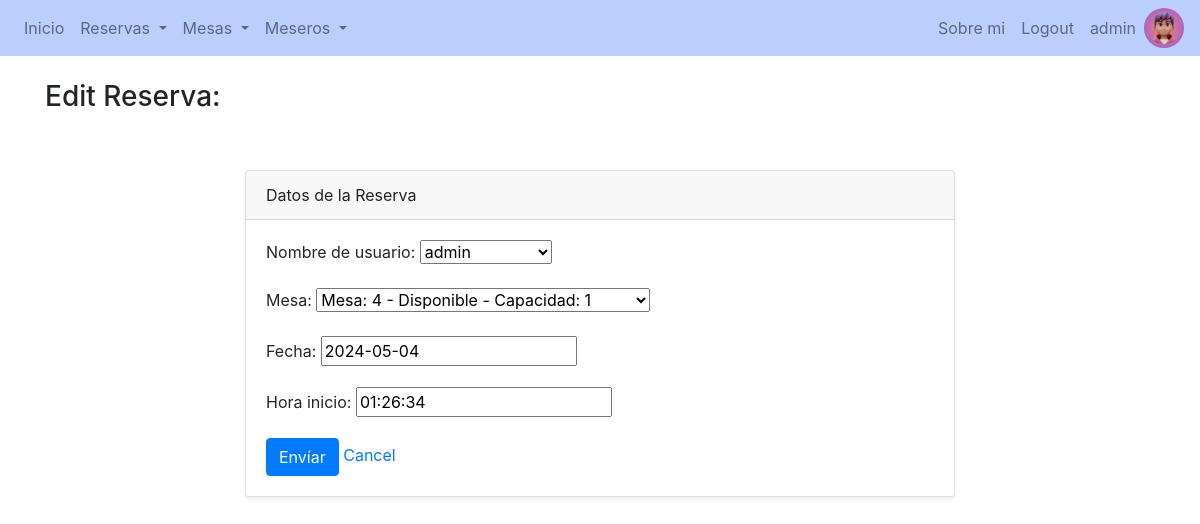
Screenshot of /restaurant/reserva/6/update (signed in) with the database file from the repository.
### Restaurant/models.py (models this page shows, shortened)
class Avatar(models.Model):
    user = models.OneToOneField(User, on_delete=models.CASCADE, related_name="avatar")
    image = models.ImageField(upload_to="avatars/")

class Reserva(models.Model):
    nombre_de_usuario = models.ForeignKey(User,on_delete=models.CASCADE )
    mesa = models.ForeignKey(Mesa, on_delete=models.CASCADE, related_name='reservas')
    fecha = models.DateField(default=timezone.now)
    hora_inicio = models.TimeField(default=timezone.now)

### Restaurant/views.py (the view)
# urls.py: path("reserva/<int:pk>/update", ReservaUpdateView.as_view(), name="reserva-update"),
class ReservaUpdateView(LoginRequiredMixin,UpdateView):
    model = Reserva
    template_name = 'Restaurant/reserva_form.html'
    fields = ['nombre_de_usuario', 'mesa', 'fecha', "hora_inicio"]
    context_object_name = 'reserva'
    success_url = reverse_lazy('reserva-lista')

### Restaurant/models.py (called while the page is built)
    def __str__(self):
        return f"Mesa: {self.numero} - {'Disponible' if self.disponible else 'No Disponible'} - Capacidad: {self.capacidad}"

### Restaurant/templates/Restaurant/reserva_form.html (shortened to what this page needs)
{% extends 'Restaurant/base.html' %}
{% block content %}
<h3>{% if object %}Edit Reserva: {{ object.nombre }}{% else %}New Reserva{% endif %}</h3>
    <section class="py-5">
        <div class="container">
            <div class="row">
                <div class="col-lg-8 mx-auto">
                    <div class="card shadow-sm">
                        <div class="card-header">
                            Datos de la Reserva
                        </div>
                        <div class="card-body">
                            <form method="post">
                                {{ form.as_p }}
                                <button type="submit" class="btn btn-primary">Envíar</button>
                                <a href="{% url 'crear-reserva' %}">Cancel</a>
                            </form>
                        </div>
                    </div>
                </div>
            </div>
        </div>
    </section>
{% endblock %}

### Restaurant/templates/Restaurant/base.html (shortened to what this page needs)
{% load static %}
<!DOCTYPE html>
<html lang="en">
<head>
    <link rel="stylesheet" href="{% static 'Restaurant/bootstrap.css' %}">
</head>
<body>
    <nav class="navbar navbar-expand-lg navbar-light" style="background-color:#BACEFF">
        <div class="collapse navbar-collapse" id="navbarNav">
            <ul class="navbar-nav">
                <li class="nav-item">
                    <a class="nav-link" href="{% url 'home' %}">Inicio</a>
                </li>
                {% if user.is_authenticated %}
                <li class="nav-item dropdown">
                    <a class="nav-link dropdown-toggle" href="#" id="navbarDropdownMenuLinkReserva" role="button" data-toggle="dropdown" aria-haspopup="true" aria-expanded="false">
                        Reservas
                    </a>
                </li>
                <li class="nav-item dropdown">
                    <a class="nav-link dropdown-toggle" href="#" id="navbarDropdownMenuLinkSala" role="button" data-toggle="dropdown" aria-haspopup="true" aria-expanded="false">
                        Mesas
                    </a>
                </li>
                <li class="nav-item dropdown">
                    <a class="nav-link dropdown-toggle" href="#" id="navbarDropdownMenuLinkSala" role="button" data-toggle="dropdown" aria-haspopup="true" aria-expanded="false">
                        Meseros
                    </a>
                </li>
                {% endif %}
            </ul>
        <ul class="navbar-nav ml-auto">
            {% if user.is_authenticated %}
                <li class="nav-item">
                    <a class="nav-link" href="{% url 'about-me' %}">Sobre mi</a>
                </li>
                <li class="nav-item">
                    <a class="nav-link" href="{% url 'logout' %}">Logout</a>
                </li>
                <li class="nav-item">
                    <a class="nav-link" href="{% url 'user-edit' %}">{{ user }}</a>
                </li>
                <li class="nav-item">
                    {% if user.avatar.image %}
                    <a href="{% url 'avatar' %}">
                        <img src="{{ user.avatar.image.url }}" alt="Avatar" style="height: 40px; width: 40px; border-radius: 50%;">
                    </a>
                    {% else %}
                    <li class="nav-item">
                        <a href="{% url 'avatar' %}" class="nav-link">Ingresar Avatar</a>
                    </li>
                    {% endif %}
                </li>
            {% endif %}
        </ul>
        </div>
    </nav>
    <div class="container mt-4">
        {% block content %}{% endblock content %}
    </div>
</body>
</html>

### rows the page displays
Reserva: nombre_de_usuario "admin", mesa "Mesa: 4 - Disponible - Capacidad: 1", fecha "2024-05-04", hora_inicio "01:26:34"

### other values shown
{{ user }} "admin"
